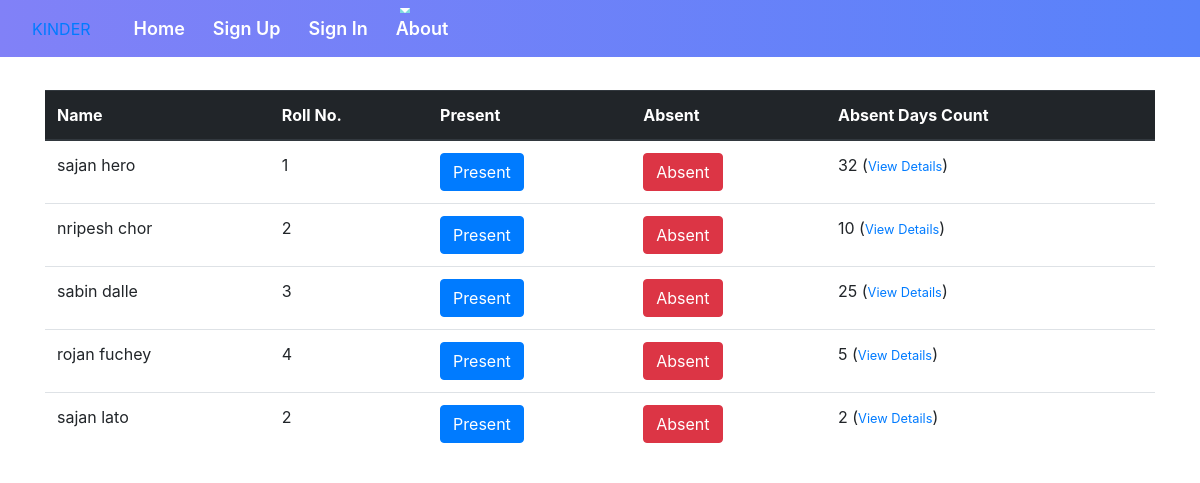
Page /home/attendance/ on the earlier database version.
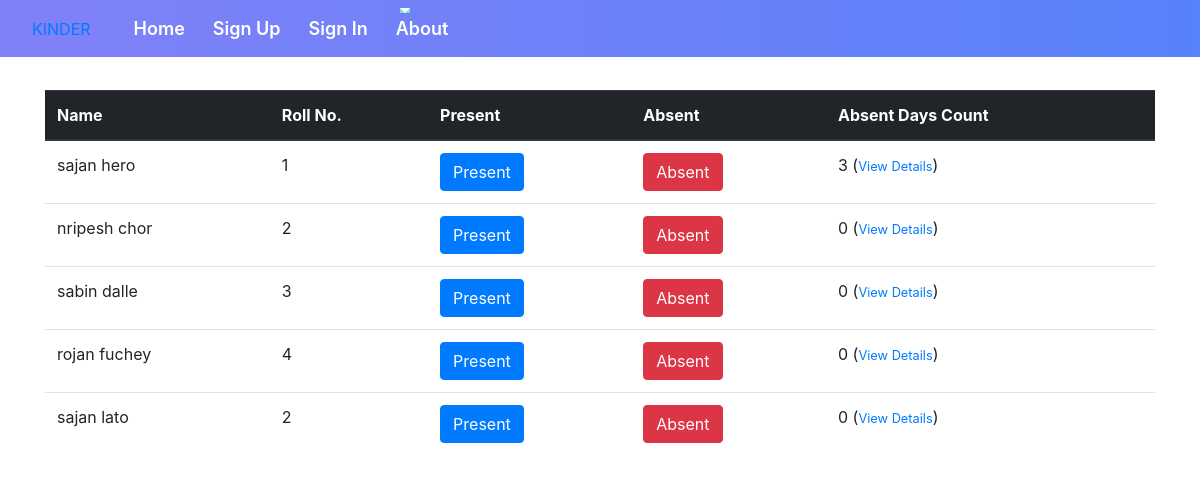
Same page on the later database version.
### second/models.py (models this page shows, shortened)
class Attendance(models.Model):
    full_name = models.CharField(max_length=30)
    roll = models.IntegerField()
    childid = models.IntegerField()
    present_days_count = models.PositiveIntegerField(default=0)
    @property
    def absentdayss(self):
        return self.absentday_set.count()

### second/views.py (the view)
# urls.py: path('attendance/', views.attendance, name='attendance'),
def attendance(request):
    context = {
        'students': Attendance.objects.all(),
    }
    return render(request, 'attendance.html', context)

### second/templates/attendance.html (shortened to what this page needs)
{% extends "base1.html" %}
{% block base2 %}
{% load static %}
<!DOCTYPE html>
<html lang="en">
{% load static %}
<head>
    <link rel="stylesheet" type="text/css" href="{% static 'second.css' %}">
</head>
<body style="margin-top: 90px;">
<div class="container">
<center>
    <table class="table table-hover" id="mytable">
        <thead class="thead-dark">
            <tr>
                <th>Name</th>
                <th>Roll No.</th>
                <th>Present</th>
                <th>Absent</th>
                <th>Absent Days Count</th>
            </tr>
        </thead>
        {% for i in students %}
            <tr>
            <td>{{i.full_name}}</td>
            <td>{{i.roll}}</td>
            <td>
                <button class="btn btn-primary" onclick="window.location.href='{% url "present" i.id %}'; disableBTN(this.id)">Present</button>
            </td>
            <td>
                <button class="btn btn-danger" onclick="window.location.href='{% url "absent" i.id %}'; disableBTN(this.id)">Absent</button>
            </td>
            <td>
                {{i.absentdayss}} (<small><a href="{% url 'attendance-detail' i.id %}">View Details</small></a>)
            </td>
            </tr>
        {% endfor %}
    </table>
</center>
</div>
</body>
</html>
{% endblock %}

Differences in the rows shown:
changed Attendance "sajan hero": absentdayss "32" → "3"
changed Attendance "nripesh chor": absentdayss "10" → "0"
changed Attendance "sabin dalle": absentdayss "25" → "0"
changed Attendance "rojan fuchey": absentdayss "5" → "0"
changed Attendance "sajan lato": absentdayss "2" → "0"
